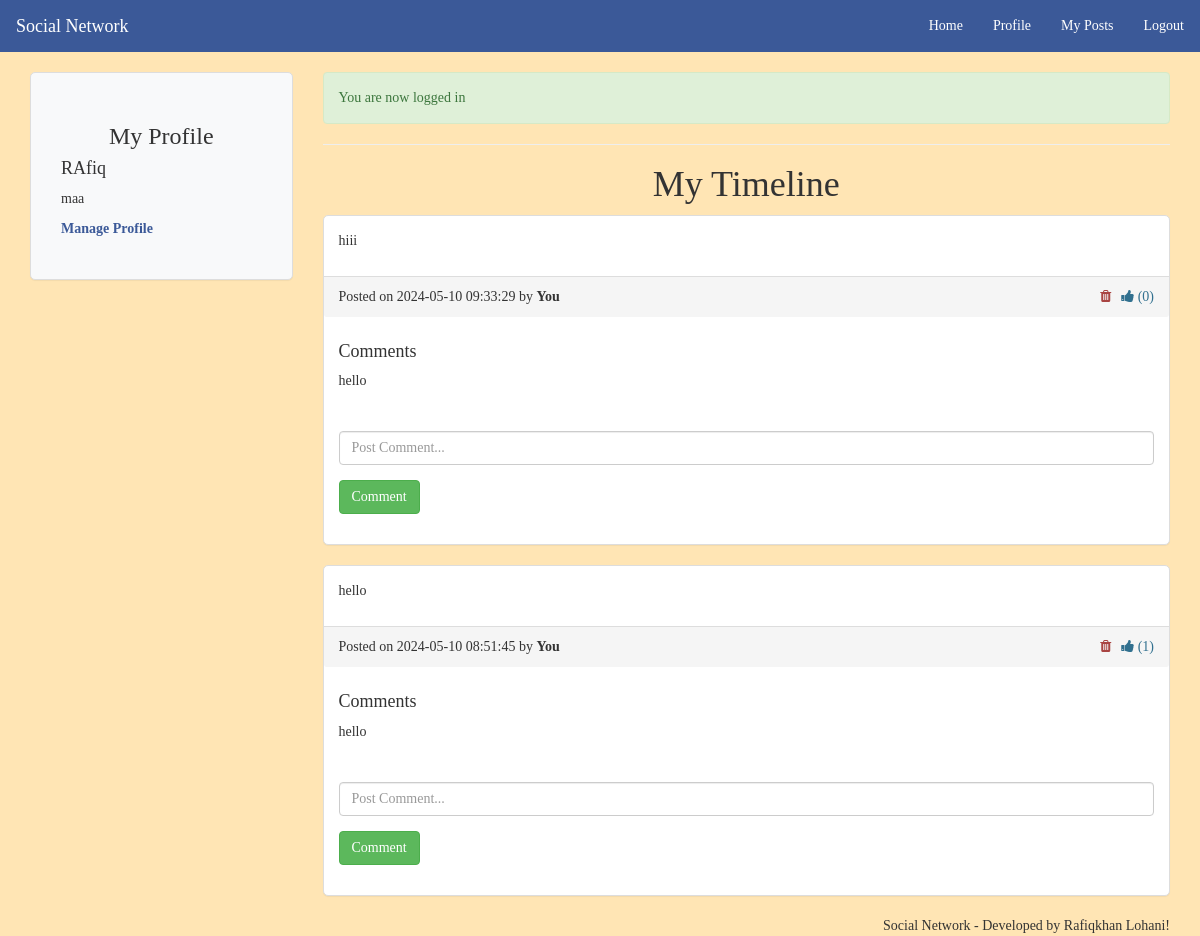
/my-posts.php (signed in), run on the app's committed database.
### tables this page shows
CREATE TABLE `users` (
  `member_id` int(11) NOT NULL,
  `username` varchar(100) NOT NULL,
  `full_name` varchar(100) NOT NULL,
  `screen_name` varchar(100) NOT NULL,
  `dob` date NOT NULL,
  `gender` varchar(30) NOT NULL,
  `status` varchar(100) NOT NULL,
  `location` varchar(100) NOT NULL,
  `password` varchar(255) NOT NULL,
  `date` timestamp NOT NULL DEFAULT CURRENT_TIMESTAMP
);

CREATE TABLE `posts` (
  `post_id` int(11) NOT NULL,
  `post_body` text NOT NULL,
  `post_img` varchar(255) NOT NULL,
  `posted_by` int(11) NOT NULL,
  `date` timestamp NOT NULL DEFAULT CURRENT_TIMESTAMP
);

CREATE TABLE `comments` (
  `id` int(11) NOT NULL,
  `content` text NOT NULL,
  `post_id` int(11) NOT NULL,
  `member_id` int(11) NOT NULL,
  `date` timestamp NOT NULL DEFAULT CURRENT_TIMESTAMP
);

### my-posts.php (the view, shortened to what this page needs)
<?php include 'include/head.php'; ?>
<?php
if (isset($_SESSION['member_id'])) {
  $member_id = $_SESSION['member_id'];
} else {
  header("Location: login.php");
  exit();
}
?>
<main class="container">
    <div class="row">
        <div class="col-md-3">
            <div class="panel panel-default sidebar-panel" style="background-color: #f8f9fa;">
                <div class="panel-body">
                    <h3 class="text-center">My Profile</h3>
                    <h4><?= $user_data['screen_name'];?></h4>
                    <p><?= $user_data['status'];?></p>
                    <p><a href="profile.php"><b>Manage Profile</b></a></p>
                </div>
            </div>
        </div>
        <div class="col-md-9">
            <?php if (isset($_SESSION['success'])){ ?>
            <div class="alert alert-success">
                <?php
                  echo $_SESSION['success'];
                ?>
            </div>
            <?php } ?>
            <hr>
            <h1 class="text-center">My Timeline</h1>
            <div class="timeline">
                <?php
                $query="SELECT * from posts where posted_by='".$member_id."' order by post_id desc";
                $result=mysqli_query($db, $query);
                if (mysqli_num_rows($result) > 0) {
                    while ($rows=mysqli_fetch_array($result)) {?>
                <div class="panel panel-default timeline-panel" style="background-color: #ffffff;">
                    <?php
                    $posted_by=$rows['posted_by'];
                    $squery="SELECT * from users where member_id='".$posted_by."'";
                    $resultq=mysqli_query($db, $squery);
                    $suser_data= mysqli_fetch_assoc($resultq);
                    $post_id=$rows['post_id'];
                    $query2="SELECT count(*) as likes from likes where post_id='".$post_id."'";
                    $result2=mysqli_query($db, $query2);
                    $likes=mysqli_fetch_array($result2);
                    $likes_count = ($likes !== "") ? $likes['likes'] : 0;
                    $post_user = ($posted_by == $member_id) ? "You" : $suser_data['screen_name'];
                    ?>
                    <div class="panel-body">
                        <p><?= $rows['post_body'];?></p>
                    </div>
                    <div class="panel-footer">
                        <span>Posted on <?= $rows['date'];?> by <b><?= $post_user;?></b></span>
                        <span class="pull-right">
                            <a href="db-server.php?like_post=<?= $rows['post_id']?>&like_page=home.php" class="text-info">
                                <i title="Like" class="fa fa-thumbs-up"></i> (<span class="like-count"><?= $likes_count;?></span>)
                            </a>
                        </span>
                        <?php if ($posted_by == $member_id) { ?>
                        <span class="pull-right" style="padding-right: 10px;">
                            <a href="db-server.php?delete_post=<?= $rows['post_id']?>" class="text-danger" title="Delete Post" onclick="return confirm('Are You Sure you want to remove?');">
                                <i class="fa fa-trash"></i>
                            </a>
                        </span>
                        <?php } ?>
                    </div>
                    <div class="comments">
                        <h4>Comments</h4>
                        <?php
                        $com_query="SELECT * from comments where post_id='".$post_id."'";
                        $cresult=mysqli_query($db, $com_query);
                        if (mysqli_num_rows($cresult) > 0) {
                            while($comment_data = mysqli_fetch_array($cresult)){ ?>
                        <p class="comment-content"><?= $comment_data['content']?></p>
                        <?php }} else { ?>
                        <p class="no-comments"><em>No comments</em></p>
                        <?php } ?>
                    </div>
                    <form method="post" action="home.php" class="comment-form">
                        <div class="form-group">
                            <input class="form-control" type="text" name="content" placeholder="Post Comment..." required="">
                        </div>
                        <div class="form-group">
                            <button class="btn btn-success" type="submit" name="submit_comment">Comment</button>
                        </div>
                    </form>
                </div>
                <?php }} ?>
            </div>
        </div>
    </div>
</main>
<?php include('include/foot.php'); ?>

### css/style.css (style rules this page uses)
a { color: #3b5998; }

### my-posts.php (style rules this page uses)
body { background-color: #FFE5B4; font-family: Times New Roman, sans-serif; }
.sidebar-panel { background-color: #f8f9fa; border: 1px solid #ddd; border-radius: 5px; padding: 15px; }
.timeline-panel { background-color: #ffffff; border: 1px solid #ddd; border-radius: 5px; margin-bottom: 20px; }
.timeline-panel .panel-body { padding: 15px; }
.timeline-panel .panel-footer { background-color: #f5f5f5; border-top: 1px solid #ddd; padding: 10px 15px; }
.timeline-panel .comments { padding: 15px; }
.timeline-panel .comment-content { margin-bottom: 10px; }
.timeline-panel .comment-form { padding: 15px; }

### data on the page
users: screen_name "RAfiq", status "maa"
posts: post_body "hiii", date "2024-05-10 09:33:29", posted_by "You", likes_count "0"
comments: content "hello"
posts: post_body "hello", date "2024-05-10 08:51:45", posted_by "You", likes_count "1"
comments: content "hello"

### other printed values
$_SESSION['success'] "You are now logged in"
